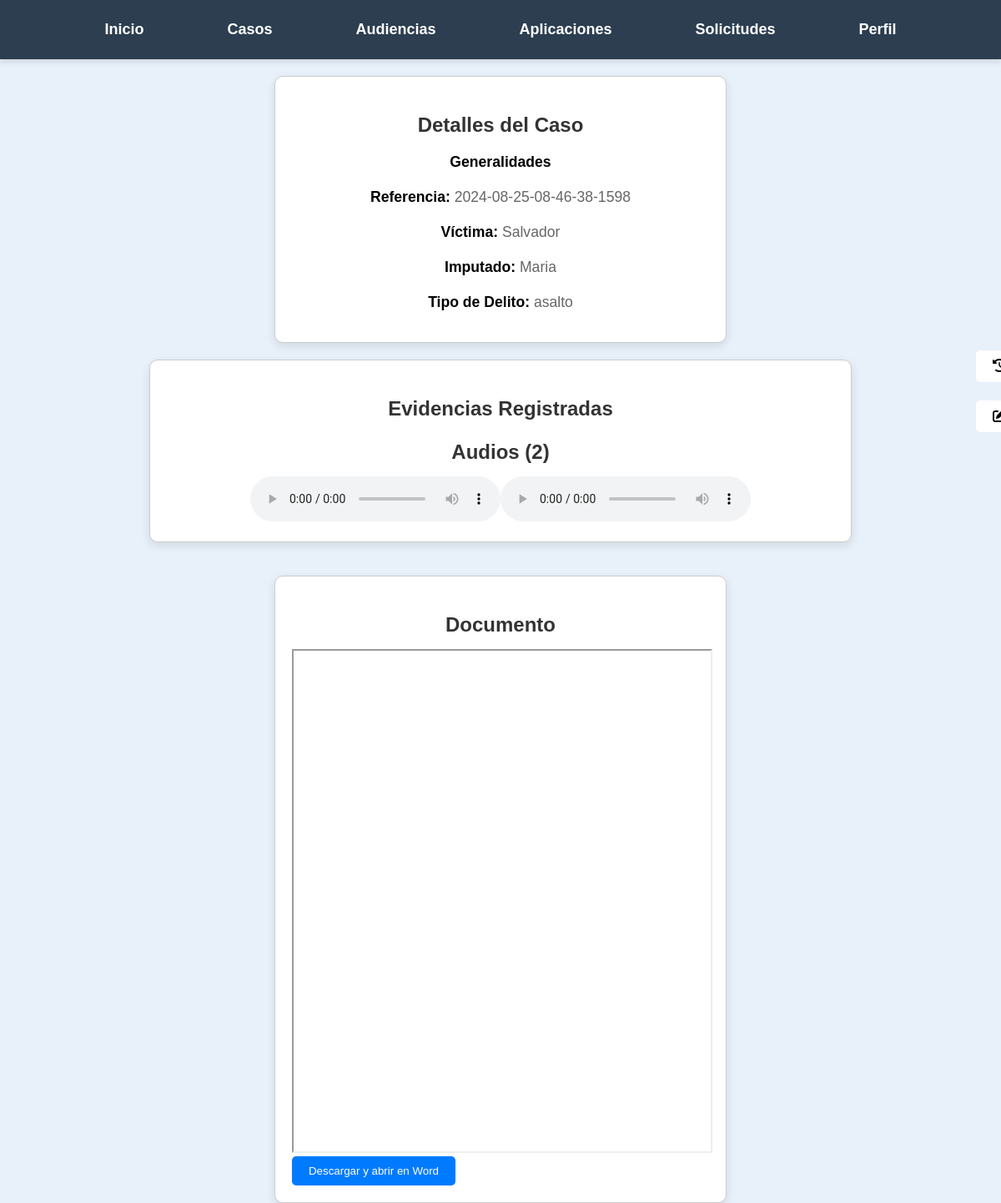
The app's page /Casos/ver_detalle_caso.php?referencia=2024-08-25-08-46-38-1598 (signed in), older data.
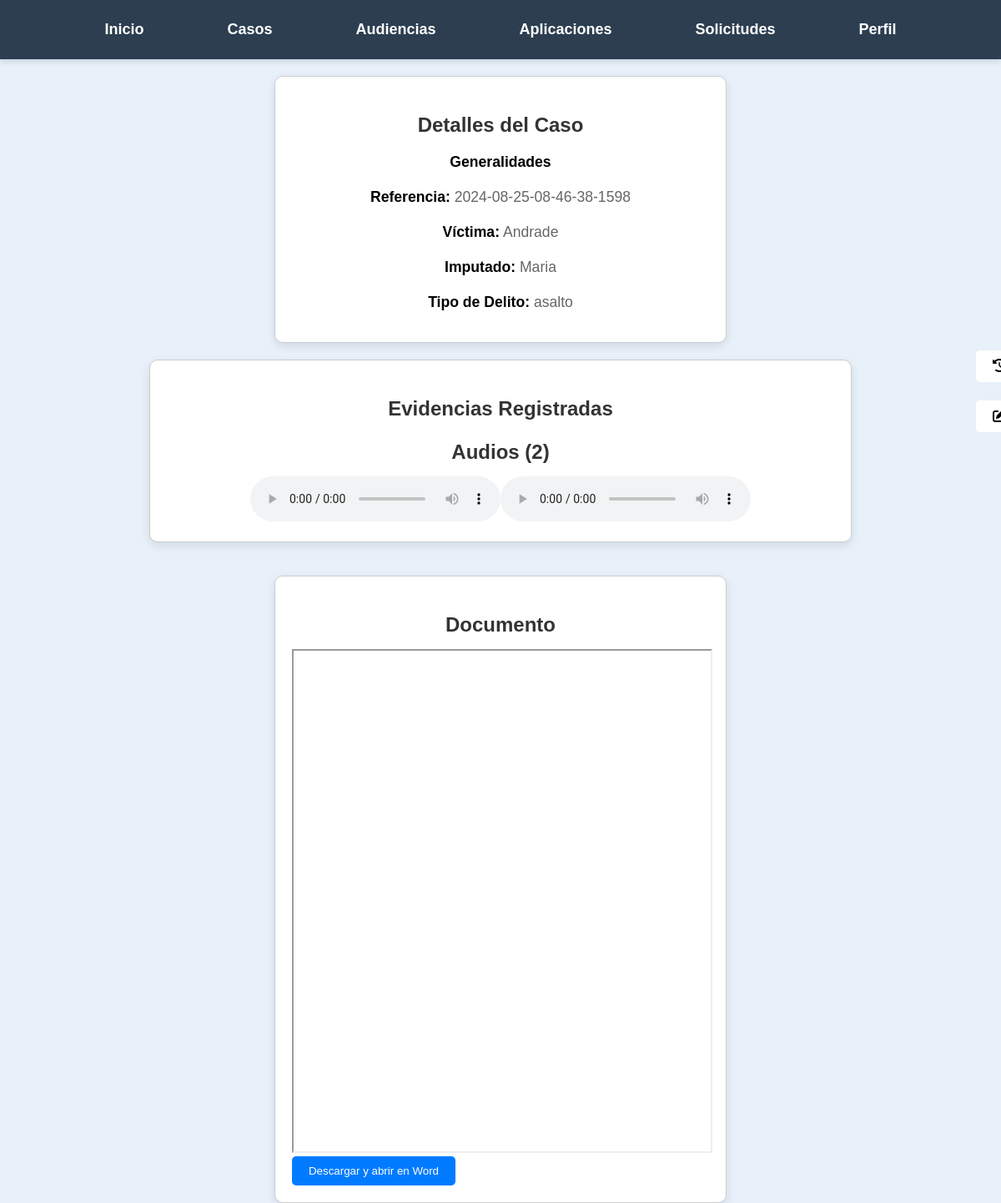
The same page, newer data.
### tables this page shows
CREATE TABLE `casos` (
  `id` int(11) NOT NULL,
  `referencia` varchar(255) DEFAULT NULL,
  `victima` varchar(255) DEFAULT NULL,
  `imputado` varchar(255) DEFAULT NULL,
  `tipo_delito` varchar(255) DEFAULT NULL,
  `documento` varchar(255) DEFAULT NULL,
  `fecha_creacion` date NOT NULL DEFAULT current_timestamp(),
  `estado` varchar(10) DEFAULT 'activo'
);

### Casos/ver_detalle_caso.php (the view, shortened to what the changed rows need)
<!DOCTYPE html>
<html lang="es">
<head>
    <link rel="stylesheet" href="https://cdnjs.cloudflare.com/ajax/libs/font-awesome/6.0.0-beta3/css/all.min.css">
</head>
<body>
    <div class="container">
        <?php
        if (isset($_GET['referencia'])) {
            $servername = "localhost";
            $username = "root";
            $password = "";
            $database = "legalcc";
            $conn = new mysqli($servername, $username, $password, $database);
            $referencia = $_GET['referencia'];
            $sql = "SELECT * FROM casos WHERE referencia = '$referencia'";
            $result = $conn->query($sql);
            if ($result->num_rows > 0) {
                $row = $result->fetch_assoc();
                echo "<center>";
                echo "<div class='card'>";
                echo "<h3>Detalles del Caso</h3>";
                echo "<p><strong>Generalidades</strong>";
                echo "<p><strong>Referencia:</strong> " . $row["referencia"] . "</p>";
                echo "<p><strong>Víctima:</strong> " . $row["victima"] . "</p>";
                echo "<p><strong>Imputado:</strong> " . $row["imputado"] . "</p>";
                echo "<p><strong>Tipo de Delito:</strong> " . $row["tipo_delito"] . "</p>";
                echo "</center>";
                $sql_evidencia = "SELECT * FROM evidencias WHERE caso_referencia = '$referencia'";
                $result_evidencia = $conn->query($sql_evidencia);
                if ($result_evidencia->num_rows > 0) {
                    $imagenes = [];
                    $videos = [];
                    $audios = [];
                    while($row_evidencia = $result_evidencia->fetch_assoc()) {
                        $extension = pathinfo($row_evidencia["nombre_archivo"], PATHINFO_EXTENSION);
                        if (in_array($extension, ['jpg', 'jpeg', 'png', 'gif'])) {
                            $imagenes[] = $row_evidencia;
                        } elseif (in_array($extension, ['mp4', 'webm', 'ogg'])) {
                            $videos[] = $row_evidencia;
                        } elseif (in_array($extension, ['mp3', 'ogg', 'wav'])) {
                            $audios[] = $row_evidencia;
                        }
                    }
                    echo "<div class='card2'>";
                    echo "<h3>Evidencias Registradas</h3>";
                    if (count($audios) > 0) {
                        echo "<center>";
                        echo "<h3> Audios (" . count($audios) . ")</h3>";
                        foreach ($audios as $audio) {
                            echo "<audio controls>";
                            echo "<source src='" . $audio["ubicacion_archivo"] . "' type='audio/" . pathinfo($audio["nombre_archivo"], PATHINFO_EXTENSION) . "'>";
                            echo "</audio>";
                        }
                        echo "</div>";
                    }
                    echo "</div>";
                } else {
                    echo "<p>No hay evidencia asociada a este caso.</p>";
                }
                echo "<div class='card2'>";
                $sql_documento = "SELECT * FROM documentos WHERE caso_referencia = '$referencia'";
                $result_documento = $conn->query($sql_documento);
                if ($result_documento->num_rows > 0) {
                    echo "<div class='documento'>";
                    echo "<h3>Documento</h3>";
                    while ($row_documento = $result_documento->fetch_assoc()) {
                        $ubicacionArchivo = $row_documento["ubicacion_archivo"];
                        $extension = pathinfo($ubicacionArchivo, PATHINFO_EXTENSION);
                        if ($extension === 'pdf') {
                            echo "<iframe src='$ubicacionArchivo' width='100%' height='600px'></iframe>";
                        } elseif ($extension === 'doc' || $extension === 'docx') {
                            echo "<iframe src='https://view.officeapps.live.com/op/embed.aspx?src=$ubicacionArchivo' width='100%' height='600px'></iframe>";
                            echo "<a href='$ubicacionArchivo' download><button>Descargar y abrir en Word</button></a>";
                        } else {
                            echo "<p>Formato de archivo no compatible: $ubicacionArchivo</p>";
                        }
                    }
                    echo "</div>";
                } else {
                    echo "<p>No hay documento asociado a este caso.</p>";
                }
            } else {
                echo "<p>No se encontraron detalles para la referencia de caso proporcionada.</p>";
            }
        } else {
            echo "<p>No se proporcionó una referencia de caso válida.</p>";
        }
        ?>
    </div>
</body>
</html>

Row changes from the older to the newer data that the page shows:
changed casos "Maria": victima "Salvador" → "Andrade"
